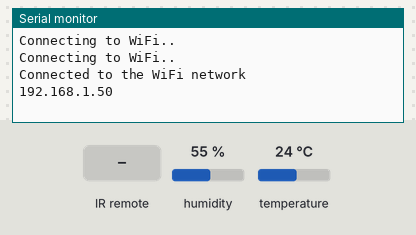
Recording of a sketch running on a simulated ESP32. Shown: the last lines printed to the serial monitor. Inputs (shaded band) come from the test bench; at power-on: humidity 55 %, temperature 24 °C. WiFi joins after 1.5 s; servers stay silent unless stated; not simulated (calls return 0 or success): wifiConfig.h.

Above: at 4.5 s.
4.6 s: infrared code 0xFFA25D received
At 5.8 s:
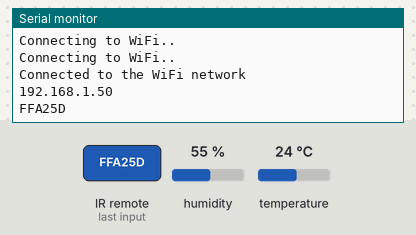
6.1 s: infrared code 0xFF18E7 received
At 7.1 s:
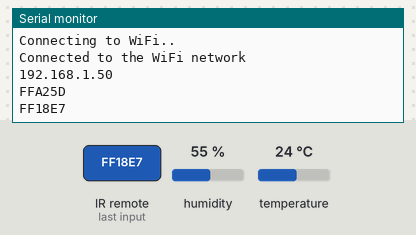
7.6 s: infrared code 0xFF10EF received
At 8.3 s:
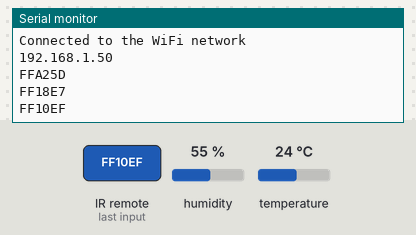
9.1 s: infrared code 0xFF5AA5 received
At 10.3 s:
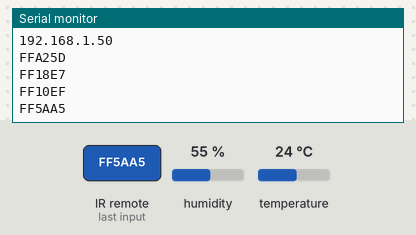
10.6 s: infrared code 0xFF4AB5 received
At 11.8 s:
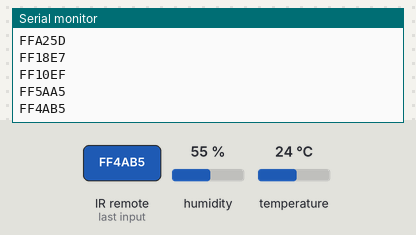
12.1 s: infrared code 0xFF38C7 received
At 12.9 s:
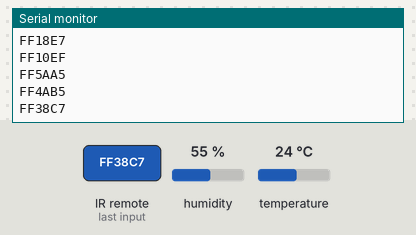

The sketch:

PC-esp32-mega_motor_commands.ino
```cpp
/*
3rd party libraries used:
<BlynkSimpleEsp32.h> //lib for Blynk app
<SimpleTimer.h>      //lib for timer
"WiFi.h"             //ESP32 WiFi include
"DHT.h"              //lib for DHT sensor
<IRremote.h>         //lib for IR receiver

Links to these libraries are included in the reference section of the documentation.
*/

#include <BlynkSimpleEsp32.h> //lib for Blynk app
#include <SimpleTimer.h>      //lib for timer
#include "WiFi.h"             //ESP32 WiFi include
#include "wifiConfig.h"       //my WiFi configuration
#include "DHT.h"              //lib for DHT sensor
#include <IRremote.h>         //lib for IR receiver


#define BLYNK_PRINT Serial //define serial comunication for Blynk
#define DHTPIN 23          // what digital pin DHT sensor is connected to
#define DHTTYPE DHT11      // DHT11
DHT dht(DHTPIN, DHTTYPE);  //create object dht


//192.168.0.77  <--- IP adress for esp32 on my network

#define RXD2 16 //these are the ports responsible for serial port 2
#define TXD2 17

WiFiServer wifiServer(80); //server object listening to port 80
WiFiClient client;         //client object created

SimpleTimer T;     //init timer T
SimpleTimer H;     //init timer H

bool startSensors = false;  //init sensors as OFF
const int RECV_PIN = 18;    //receive pin for IR
char command;               //init variable command

IRrecv irrecv(RECV_PIN);  //object irrecv at pin 18
decode_results results;   //object for IR results

//function to measure temperature
void read_temperature(){

 if(startSensors==true){            //if sensors are turned on
  int temp = dht.readTemperature(); //take temperature reading and save in variable 'temp'
  Blynk.virtualWrite(V1,temp);      //write temp value to Blynk app - pin V1
  }
}
//function to measure humidity
void read_humidity(){
  if(startSensors==true){            //if sensors are turned on
  int humidity = dht.readHumidity(); //take humidity reading and save in variable 'humidity'
  Blynk.virtualWrite(V2,humidity);   //write humidity value to blynk app - pin V2
  }
}


void setup() {

  Serial.begin(9600); //start serial with baud rate 9600
  Serial2.begin(9600, SERIAL_8N1, RXD2, TXD2); // starts serial port 2, wired connection to arduino mega.
  T.setInterval(5000, read_temperature); // call read_temperature every 5 seconds
  H.setInterval(5000, read_humidity);    // call read_humidity every 5 seconds
  irrecv.enableIRIn();      //init IR reciever input
  irrecv.blink13(true);
  delay(1000);
  WiFi.begin(ssid, pass); //init WiFi connection using login provided in wifiConfig.h file
  while (WiFi.status() != WL_CONNECTED) {
    delay(1000);
    Serial.println("Connecting to WiFi..");  //print this every second while connecting
  }
  Serial.println("Connected to the WiFi network"); //print this once connection is made
  Serial.println(WiFi.localIP()); //print the IP address for esp32 server

  wifiServer.begin(); //start server
  Blynk.begin(auth, ssid, pass); //initialise Blynk connection to esp32
  dht.begin(); //begin dht sensor measure
}

void loop() {
  client = wifiServer.available(); //store wifiServer availability into client object
  Blynk.run(); //run Blynk
  T.run();     //run timers T,H
  H.run();
  IR_COMMAND();      //run function IR_COMMAND
  if(command=='1'){  //if command veriable has value 1
  startSensors=!startSensors; //toggle startSensors - ON/OFF
  if (Serial2.available()) {  //if data is at rx of serial2
  serial2Event();             // run function serial2Event

}
}

  if (client) {  //if wifi server is available


      while (client.connected()) { //when connected to the server

             T.run(); //run timers T,H
             H.run();
             IR_COMMAND(); //run function IR_command

             if (client.available()) { //if data is available for client to read
             clientEvent();            //run function clientEvent
             }

             if (Serial2.available()) { //if data is received at rx of serial2
             serial2Event();            //run function serial2Event
             }

       }

      client.stop();                         //disconnect from server
      Serial.println("Client disconnected"); //print disconnect message to terminal
      }
}

//function to read data from client and store into variable 'command'
void clientEvent(){
command = client.read(); //data from client stored in command variable
Serial2.write(command); //write command variable data to tx line of serial2
if(command=='1'){       //if command received ==1,
  startSensors=!startSensors; //toggle sensors on esp32
}
}

//function takes unique char, followed by data & stores into corresponding variables
void serial2Event(){
char ID = Serial2.read();  //read data at rx or serial2 and store into variable ID
if (ID=='A'){              //if ID == A
     int distance = Serial2.read();   //store the next byte received into variable 'distance'
     Blynk.virtualWrite(V0,distance); //write distance value to Blynk app pin V0
 //   }
   }
    else if(ID=='B'){      //if ID == B
      int water = Serial2.read(); //store the next byte into variable 'water'
      Blynk.virtualWrite(V3,water); //write water value to Blynk app pin V3

  //   }
    }
}

//Function reads result from IR transmitter, compares the result, and writes to serial2
//values written to serial2 will be used by the arduino in switch-case to drive the motors
 void IR_COMMAND(){

  if (irrecv.decode(&results)){          //if IR code is received
     Serial.println(results.value, HEX); //convert code to HEX value
     switch(results.value){              //evaluate value

      case 0xFFA25D:              //code 0xFFA25D (1 on IR remote) writes '1' to serial2 and stores value '1' in variable command
      Serial2.write('1');
      command = '1';
      break;

      case 0xFF18E7:              //code 0xFF18E7 (up arrow on IR remote) writes 'w' to serial2
      Serial2.write('w');
      break;

      case 0xFF10EF:              //code 0xFF10EF (left arrow on IR remote) writes 'a' to serial2
      Serial2.write('a');
      break;

      case 0xFF5AA5:              //code 0xFF5AA5 (right arrow on IR remote) writes 'd' to serial2
      Serial2.write('d');
      break;

      case 0xFF4AB5:              //code 0xFF4AB5 (down arrow on IR remote) writes 's' to serial2
      Serial2.write('s');
      break;

      case 0xFF38C7:              //code 0xFF38C7 (OK on IR remote) writes 'b' to serial2
      Serial2.write('b');
      break;

      case 0xFF6897:              //code 0xFF6897 (* on IR remote) writes 'n' to serial2
      Serial2.write('n');
      break;
      }
    irrecv.resume();              //exit result decoding and resume function
  }
 }
```

Measured:
- after the input at 4.6 s, the serial monitor: prints a new line at once (image 1)
- after the input at 6.1 s, the serial monitor: prints a new line at once (image 2)
- after the input at 7.6 s, the serial monitor: prints a new line at once (image 3)
- after the input at 9.1 s, the serial monitor: prints a new line at once (image 4)
- after the input at 10.6 s, the serial monitor: prints a new line at once (image 5)
- after the input at 12.1 s, the serial monitor: prints a new line at once (image 6)
